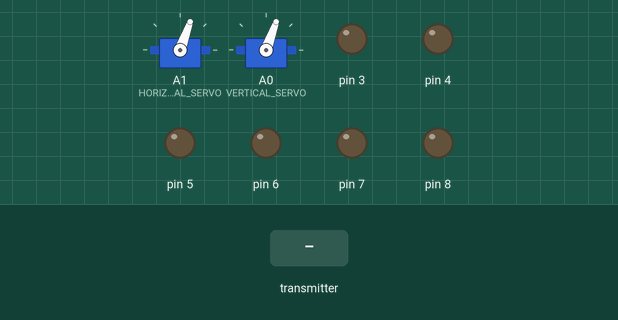
The sketch below on a simulated Arduino Uno, built with avr-gcc and run on an emulated ATmega328P. Shown: 2 × servo, output pins drawn as LEDs (lit = HIGH). Inputs (shaded band) come from the test bench. No radio packets arrive unless stated.

Above: at 1.2 s.
1.3 s: the transmitter starts sending rcvData.2 = 256
At 1.46 s:
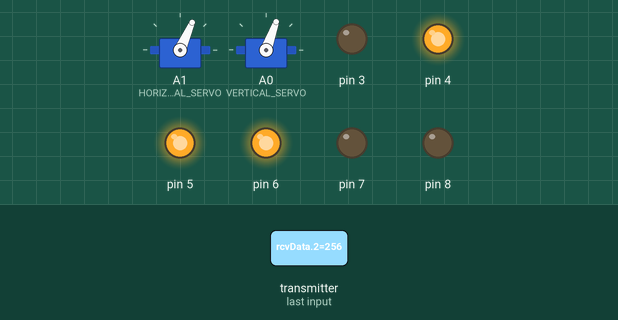
4.3 s: the transmitter starts sending rcvData.0 = 512
At 5.1 s:
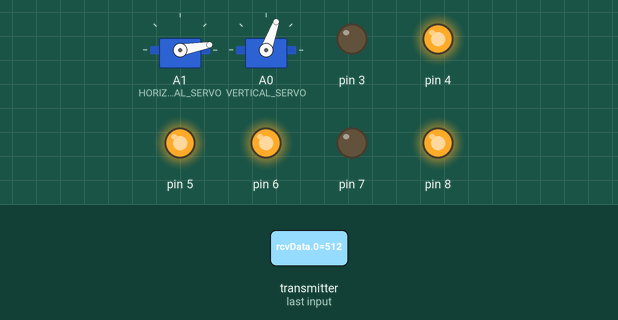
5.8 s: the transmitter starts sending rcvData.1 = 256
At 6.3 s:
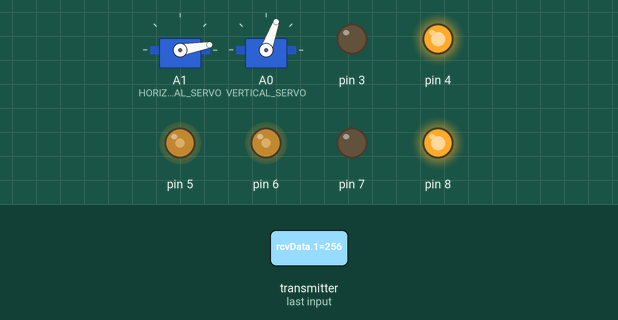
7.3 s: the transmitter starts sending rcvData.0 = 0
At 8.5 s:
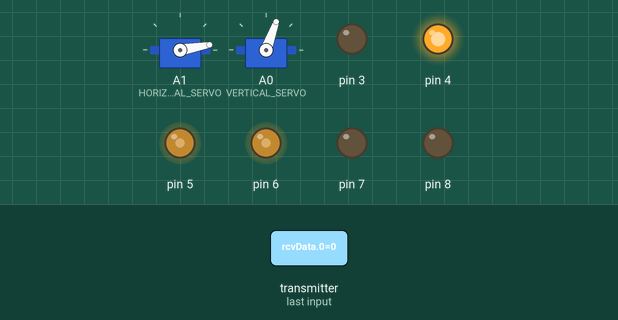
8.8 s: the transmitter starts sending rcvData.1 = 0
At 9.8 s:
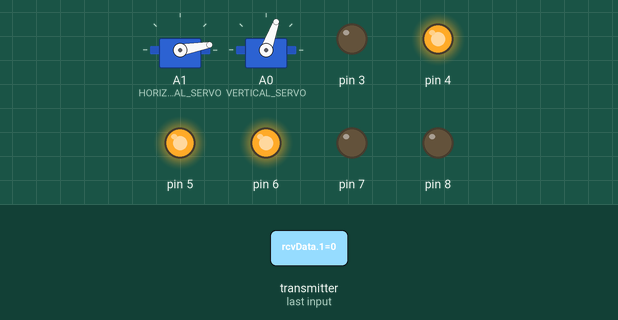
10.3 s: the transmitter starts sending rcvData.0 = 1023
At 10.9 s:
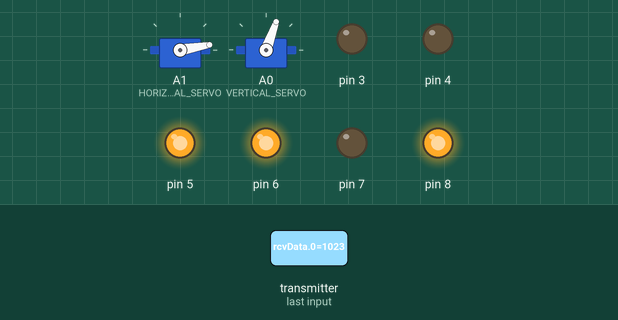
Timing chart, 0 to 12.8 s (numbered marks = the images above; inputs shaded):
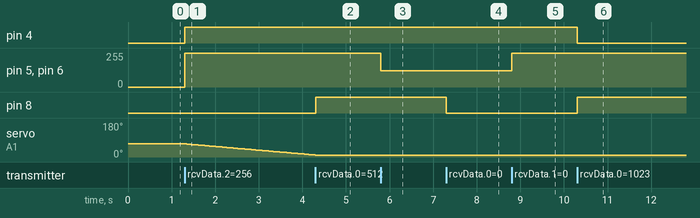

The sketch:

RC-Car.ino
```cpp
/*********************************************************************
 * Машинка с управлением по радиоканалу
 * Платформа: Arduino UNO
 *
 * Подключенные модули: NRF24L01 (CE, CSN, SCK, MO, MI) - пин: 9, 10, 13, 11, 12
 *                      Сервопривод - пин: 11
 *                      Сервопривод - пин: 9
 *                      Драйвер моторов (IN4, IN3, ENB, IN2, IN1, ENA) - пин: 7, 8, 5, 3, 4, 6
 *
 * Управление осуществляется с помощью 3D-джойстика на передатчике.
 *
 *********************************************************************/
 #include "Car.h"
#include <Servo.h>
#include <SPI.h>
#include <nRF24L01.h>
#include <RF24.h>

#define HORIZONTAL_SERVO   A1
#define VERTICAL_SERVO   A0

RF24 radio(9, 10);         // Создаём объект radio для работы с библиотекой RF24, указывая номера выводов nRF24L01+ (CE, CSN)
Car car(7, 8, 5, 3, 4, 6); // Создаём объект car для работы с библиотекой Car, указывая номера выводов драйвера моторов (IN4, IN3, ENB, IN2, IN1, ENA).
Servo horizontalServo;
Servo verticalServo;

int rcvData[6];
int horizontalServoValue = 70;
int verticalServoValue = 70;

int xValue;
int yValue;
bool hLeftFlag;
bool hRightFlag;
bool vUpFlag;
bool vDownFlag;
char carMoveAction;

void setup() {
    radio.begin();
    radio.setChannel(5);                                         // Указываем канал приёма данных (от 0 до 127), 5 - значит приём данных осуществляется на частоте 2,405 ГГц (на одном канале может быть только 1 приёмник и до 6 передатчиков)
    radio.setDataRate(RF24_1MBPS);                   // Указываем скорость передачи данных (RF24_250KBPS, RF24_1MBPS, RF24_2MBPS), RF24_1MBPS - 1Мбит/сек
    radio.setPALevel(RF24_PA_HIGH);                  // Указываем мощность передатчика (RF24_PA_MIN=-18dBm, RF24_PA_LOW=-12dBm, RF24_PA_HIGH=-6dBm, RF24_PA_MAX=0dBm)
    radio.openReadingPipe(1, 0x1234567890LL); // Открываем 1 трубу с идентификатором 0x1234567890 для приема данных (на одном канале может быть открыто до 6 разных труб, которые должны отличаться только последним байтом идентификатора)
    radio.startListening();                                        // Включаем приемник, начинаем прослушивать открытую трубу

    horizontalServo.attach(HORIZONTAL_SERVO);
    verticalServo.attach(VERTICAL_SERVO);

    horizontalServo.write(horizontalServoValue);
    verticalServo.write(verticalServoValue);
}

void loop() {
     if (radio.available()) {
        radio.read(&rcvData, sizeof(rcvData));
        xValue = rcvData[0];
        yValue = rcvData[1];
        hLeftFlag = rcvData[2];
        hRightFlag = rcvData[3];
        vUpFlag = rcvData[4];
        vDownFlag = rcvData[5];

        carMoveAction = getCarMoveAction(xValue, yValue);

        switch (carMoveAction) {
            case '0': car.stand(); break;
            case '1': car.forward(); break;
            case '2': car.forwardLeft(); break;
            case '3': car.forwardRight(); break;
            case '4': car.backward(); break;
            case '5': car.backwardLeft(); break;
            case '6': car.backwardRight(); break;
            case '7': car.right(); break;
            case '8': car.left(); break;
        }

       if (hLeftFlag == 1) horizontalServoSpin(-1);
       else if (hRightFlag == 1) horizontalServoSpin(1);
       else if (vUpFlag == 1) verticalServoSpin(-1);
       else if (vDownFlag == 1) verticalServoSpin(1);
    }
}

//************************ ПОЛЬЗОВАТЕЛЬСКИЕ ФУНКЦИИ ************************
// Вращает горизонтальный серво.
void horizontalServoSpin(int value) {
    horizontalServoValue += value;
    if (horizontalServoValue > 150) horizontalServoValue = 150;
    else if (horizontalServoValue < 10) horizontalServoValue = 10;
    horizontalServo.write(horizontalServoValue);
}

// Вращает вертикальный серво.
void verticalServoSpin(int value) {
    verticalServoValue += value;
    if (verticalServoValue > 90) verticalServoValue = 90;
    else if (verticalServoValue < 30) verticalServoValue = 30;
    verticalServo.write(verticalServoValue);
}

void setCarSpeed(int value, int low_, int max_) {
    int motorSpeed;

    motorSpeed  = map(value, low_, max_, 0, 255);
    car.setMotorsSpeed(motorSpeed, motorSpeed);
}

char getCarMoveAction(int x, int y) {
    char action;

    if (y > 489 && y < 551 && x > 489 && x < 551) { //Stand.
        action = '0';
    } else if (y > 550 && x > 489 && x < 551) { //Forward.
        setCarSpeed(y, 551, 1023);
        action = '1';
    } else if (y > 550 && x < 490) { //ForwardLeft.
        setCarSpeed(y, 551, 1023);
        action = '2';
    } else if (y > 550 && x > 550) { //ForwardRight.
        setCarSpeed(y, 551, 1023);
        action = '3';
    } else if (y < 490 &&  x > 489 && x < 551) { //Backward.
        setCarSpeed(y, 489,  0);
        action = '4';
    } else if (y < 490 && x < 490) {  //BackwardLeft.
        setCarSpeed(y, 489, 0);
        action = '5';
    } else if (y< 490 &&  x > 550) { //BackwardRight.
        setCarSpeed(y, 489, 0);
        action = '6';
    } else if (y > 489 && y < 551 && x > 550) {  //Right.
        setCarSpeed( x, 551, 1023);
        action = '7';
    } else if (y > 489 && y < 551 && x < 490) {  //Left.
        setCarSpeed(x, 489, 0);
        action = '8';
    }

    return action;
}
```

Measured:
- after the input at 1.3 s, pin 4: LOW → HIGH at once; pin 5, pin 6: 0/255 → 255/255 at once; servo on A1 (HORIZONTAL_SERVO): moves from 70° to 10° over 3.0 s, starting at once
- after the input at 4.3 s, pin 8: LOW → HIGH at once
- after the input at 5.8 s, pin 5, pin 6: 255/255 → 121/255 at once
- after the input at 7.3 s, pin 8: HIGH → LOW at once
- after the input at 8.8 s, pin 5, pin 6: 121/255 → 255/255 at once
- after the input at 10.3 s, pin 4: HIGH → LOW at once; pin 8: LOW → HIGH at once
